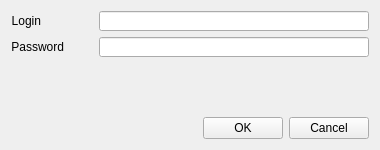
<?xml version="1.0" encoding="UTF-8"?>
<ui version="4.0">
 <class>LoginForm</class>
 <widget class="QWidget" name="LoginForm">
  <property name="geometry">
   <rect>
    <x>0</x>
    <y>0</y>
    <width>380</width>
    <height>150</height>
   </rect>
  </property>
  <property name="sizePolicy">
   <sizepolicy hsizetype="Expanding" vsizetype="Expanding">
    <horstretch>0</horstretch>
    <verstretch>0</verstretch>
   </sizepolicy>
  </property>
  <property name="minimumSize">
   <size>
    <width>380</width>
    <height>150</height>
   </size>
  </property>
  <property name="maximumSize">
   <size>
    <width>380</width>
    <height>150</height>
   </size>
  </property>
  <property name="windowTitle">
   <string>Form</string>
  </property>
  <layout class="QVBoxLayout" name="verticalLayout_2">
   <item>
    <layout class="QVBoxLayout" name="verticalLayout">
     <item>
      <layout class="QHBoxLayout" name="horizontalLayout_2">
       <item>
        <widget class="QLabel" name="label_2">
         <property name="text">
          <string>Login</string>
         </property>
         <property name="alignment">
          <set>Qt::AlignRight|Qt::AlignTrailing|Qt::AlignVCenter</set>
         </property>
        </widget>
       </item>
       <item>
        <spacer name="horizontalSpacer_2">
         <property name="orientation">
          <enum>Qt::Horizontal</enum>
         </property>
         <property name="sizeHint" stdset="0">
          <size>
           <width>40</width>
           <height>20</height>
          </size>
         </property>
        </spacer>
       </item>
       <item>
        <widget class="QLineEdit" name="loginEdit">
         <property name="sizePolicy">
          <sizepolicy hsizetype="Expanding" vsizetype="Expanding">
           <horstretch>0</horstretch>
           <verstretch>0</verstretch>
          </sizepolicy>
         </property>
         <property name="minimumSize">
          <size>
           <width>270</width>
           <height>20</height>
          </size>
         </property>
         <property name="maximumSize">
          <size>
           <width>256</width>
           <height>20</height>
          </size>
         </property>
         <property name="maxLength">
          <number>32785</number>
         </property>
        </widget>
       </item>
      </layout>
     </item>
     <item>
      <layout class="QHBoxLayout" name="horizontalLayout_3">
       <item>
        <widget class="QLabel" name="label">
         <property name="text">
          <string>Password</string>
         </property>
         <property name="alignment">
          <set>Qt::AlignRight|Qt::AlignTrailing|Qt::AlignVCenter</set>
         </property>
        </widget>
       </item>
       <item>
        <spacer name="horizontalSpacer_3">
         <property name="orientation">
          <enum>Qt::Horizontal</enum>
         </property>
         <property name="sizeHint" stdset="0">
          <size>
           <width>40</width>
           <height>20</height>
          </size>
         </property>
        </spacer>
       </item>
       <item>
        <widget class="QLineEdit" name="passwordEdit">
         <property name="sizePolicy">
          <sizepolicy hsizetype="Expanding" vsizetype="Expanding">
           <horstretch>0</horstretch>
           <verstretch>0</verstretch>
          </sizepolicy>
         </property>
         <property name="minimumSize">
          <size>
           <width>270</width>
           <height>20</height>
          </size>
         </property>
         <property name="maximumSize">
          <size>
           <width>256</width>
           <height>20</height>
          </size>
         </property>
         <property name="autoFillBackground">
          <bool>false</bool>
         </property>
        </widget>
       </item>
      </layout>
     </item>
    </layout>
   </item>
   <item>
    <spacer name="verticalSpacer">
     <property name="orientation">
      <enum>Qt::Vertical</enum>
     </property>
     <property name="sizeHint" stdset="0">
      <size>
       <width>20</width>
       <height>40</height>
      </size>
     </property>
    </spacer>
   </item>
   <item>
    <layout class="QHBoxLayout" name="horizontalLayout">
     <item>
      <spacer name="horizontalSpacer">
       <property name="orientation">
        <enum>Qt::Horizontal</enum>
       </property>
       <property name="sizeHint" stdset="0">
        <size>
         <width>40</width>
         <height>20</height>
        </size>
       </property>
      </spacer>
     </item>
     <item>
      <widget class="QPushButton" name="okBtn">
       <property name="text">
        <string>OK</string>
       </property>
      </widget>
     </item>
     <item>
      <widget class="QPushButton" name="cancelBtn">
       <property name="text">
        <string>Cancel</string>
       </property>
      </widget>
     </item>
    </layout>
   </item>
  </layout>
 </widget>
 <resources/>
 <connections/>
</ui>
